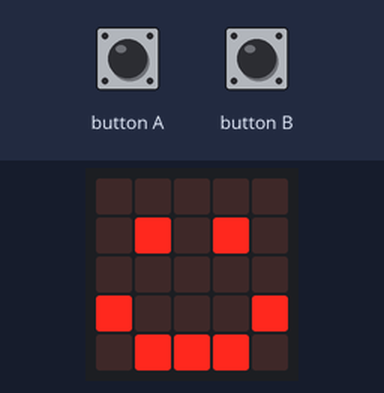
The program below on a simulated BBC micro:bit (MakeCode). Shown: the board's 5×5 LED display. The test bench sets the inputs (shaded band).

Above: at 0.1 s.
At 8.6 s:
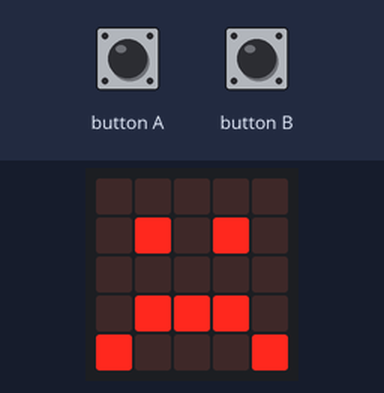
8.7 s: button A pressed for 0.15 s
At 12.8 s:
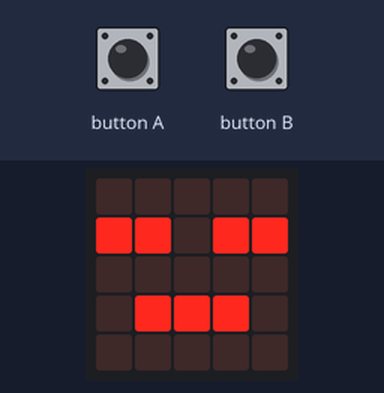
Timing chart, 0 to 14.3 s (numbered marks = the images above; inputs shaded):
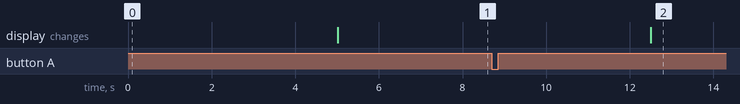

The program:

main.ts
```typescript
input.onButtonPressed(Button.A, function () {
    if (dood == 0) {
        voeding += 5
    }
})
input.onButtonPressed(Button.B, function () {
    if (dood == 0) {
        knuffel += 5
    }
})
let dood = 0
let knuffel = 20
let voeding = 20
dood = 0
loops.everyInterval(500, function () {
    voeding += -1
    knuffel += -1
})
basic.forever(function () {
    if (knuffel > 10 && voeding > 10) {
        basic.showIcon(IconNames.Happy)
    }
    if (knuffel < 10 && knuffel > 0 && (voeding < 10 && voeding > 0)) {
        basic.showIcon(IconNames.Sad)
    }
    if (knuffel < 0 && voeding < 0) {
        basic.showIcon(IconNames.Asleep)
        dood += 1
    }
})
```

test.ts
```typescript
// tests gaan hier; deze zal niet worden gecompileerd wanneer dit pakket wordt gebruikt als extensie.
```
